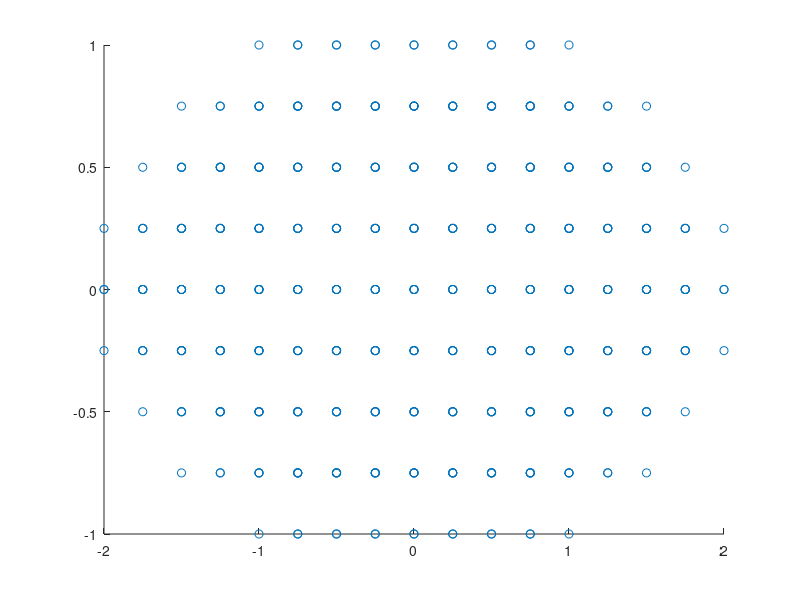

The MATLAB script that drew this image: (Note: this script raises an error after producing the figure.)
clear all 
clc
tic;
%% INPUTS
NELM=100;

%% MESH AND CONNECTIVITY MATRIX
h=1/4;

XG=zeros(NELM,4); 
YG=zeros(NELM,4);
Connec=zeros(NELM,4);
for n=1:NELM
    if n<=8
        Connec(n,1)=n;Connec(n,2)=n+1;Connec(n,3)=12+n;Connec(n,4)=11+n;        
        XG(n,1)=-5*h+n*h;XG(n,2)=-4*h+n*h;XG(n,3)=-4*h+n*h;XG(n,4)=-5*h+n*h; 
        YG(n,1)=-4*h;YG(n,2)=-4*h;YG(n,3)=-3*h;YG(n,4)=-3*h;
    elseif n<=20
        Connec(n,1)=n+1;Connec(n,2)=n+2;Connec(n,3)=16+n;Connec(n,4)=15+n;
        XG(n,1)=-7*h+(n-8)*h;XG(n,2)=-6*h+(n-8)*h;XG(n,3)=-6*h+(n-8)*h;XG(n,4)=-7*h+(n-8)*h;
        YG(n,1)=-3*h;YG(n,2)=-3*h;YG(n,3)=-2*h;YG(n,4)=-2*h;
    elseif n<=34
        Connec(n,1)=n+2;Connec(n,2)=n+3;Connec(n,3)=n+19;Connec(n,4)=n+18;
        XG(n,1)=-8*h+(n-20)*h;XG(n,2)=-7*h+(n-20)*h;XG(n,3)=-7*h+(n-20)*h;XG(n,4)=-8*h+(n-20)*h;
        YG(n,1)=-2*h;YG(n,2)=-2*h;YG(n,3)=-h;YG(n,4)=-h;
    elseif n<=50
        Connec(n,1)=n+3;Connec(n,2)=n+4;Connec(n,3)=n+21;Connec(n,4)=n+20;
        XG(n,1)=-9*h+(n-34)*h;XG(n,2)=-8*h+(n-34)*h;XG(n,3)=-8*h+(n-34)*h;XG(n,4)=-9*h+(n-34)*h;
        YG(n,1)=-h;YG(n,2)=-h;YG(n,3)=0;YG(n,4)=0;
    elseif n<=66
        Connec(n,1)=n+4;Connec(n,2)=n+5;Connec(n,3)=n+22;Connec(n,4)=n+21;
        XG(n,1)=-9*h+(n-50)*h;XG(n,2)=-8*h+(n-50)*h;XG(n,3)=-8*h+(n-50)*h;XG(n,4)=-9*h+(n-50)*h;
        YG(n,1)=0;YG(n,2)=0;YG(n,3)=h;YG(n,4)=h;
    elseif n<=80
        Connec(n,1)=n+6;Connec(n,2)=n+7;Connec(n,3)=n+23;Connec(n,4)=n+22;
        XG(n,1)=-8*h+(n-66)*h;XG(n,2)=-7*h+(n-66)*h;XG(n,3)=-7*h+(n-66)*h;XG(n,4)=-8*h+(n-66)*h;
        YG(n,1)=h;YG(n,2)=h;YG(n,3)=2*h;YG(n,4)=2*h;
    elseif n<=92
        Connec(n,1)=n+9;Connec(n,2)=n+10;Connec(n,3)=n+24;Connec(n,4)=n+23;
        XG(n,1)=-7*h+(n-80)*h;XG(n,2)=-6*h+(n-80)*h;XG(n,3)=-6*h+(n-80)*h;XG(n,4)=-7*h+(n-80)*h;
        YG(n,1)=2*h;YG(n,2)=2*h;YG(n,3)=3*h;YG(n,4)=3*h;
    else 
        Connec(n,1)=n+13;Connec(n,2)=n+14;Connec(n,3)=n+25;Connec(n,4)=n+24;
        XG(n,1)=-5*h+(n-92)*h;XG(n,2)=-4*h+(n-92)*h;XG(n,3)=-4*h+(n-92)*h;XG(n,4)=-5*h+(n-92)*h;
        YG(n,1)=3*h;YG(n,2)=3*h;YG(n,3)=4*h;YG(n,4)=4*h;
    end
end
Connec;
figure
scatter(XG,YG)

%fprintf('Connectivity Matrix and Meshing Done\n')
%toc;

%%  SHAPE FUNCTIONS   Partial wrt r      Partial wrt s
syms r s
N1=(1/4)*(1-r)*(1-s);  N1_r=diff(N1,r);  N1_s=diff(N1,s); 
N2=(1/4)*(1+r)*(1-s);  N2_r=diff(N2,r);  N2_s=diff(N2,s);
N3=(1/4)*(1+r)*(1+s);  N3_r=diff(N3,r);  N3_s=diff(N3,s);
N4=(1/4)*(1-r)*(1+s);  N4_r=diff(N4,r);  N4_s=diff(N4,s);
N_r=[N1_r,N2_r,N3_r,N4_r];  N_s=[N1_s,N2_s,N3_s,N4_s];  % Array of derivaties for easy access and reduced computational time
%% STIFFNESS MATRIX
K=zeros(125);

for n=1:NELM         %Del(phi)*Del(u) and PHI*U Two Integrands       
    for i=1:4
          for j=1:4
              x=XG(n,1)*N1+XG(n,2)*N2+XG(n,3)*N3+XG(n,4)*N4; y=YG(n,1)*N1+YG(n,2)*N2+YG(n,3)*N3+YG(n,4)*N4; %x and  y interms of r and s            
              dxdr=diff(x,r);dxds=diff(x,s);dydr=diff(y,r);dyds=diff(y,s);  % partial derivatives of x and y               
              Mat=[dxdr,dxds;   dydr,dyds];                                 % matrix with derivatives              
              J=det(Mat);                                                   %JACOBIAN
           
              drdx=(1/J)*dyds;dsdx=-(1/J)*dydr;          drdy=(-1/J)*dxds;dsdy=(1/J)*dxdr;    %INVERSE DERIVATIVES
              Integrand1=((N_r(i)*drdx+N_s(i)*dsdx)*(N_r(j)*drdx+N_s(j)*dsdx)+(N_r(i)*drdy+N_s(i)*dsdy)*(N_r(j)*drdy+N_s(j)*dsdy))*J;                        
              dum=(subs(Integrand1,[r,s],[-1/sqrt(3),-1/sqrt(3)])+subs(Integrand1,[r,s],[1/sqrt(3),-1/sqrt(3)])+subs(Integrand1,[r,s],[1/sqrt(3),1/sqrt(3)])+subs(Integrand1,[r,s],[-1/sqrt(3),1/sqrt(3)]));              
              K(Connec(n,i),Connec(n,j))=K(Connec(n,i),Connec(n,j))+dum;
               
          end 
    end 
end
    fprintf('\nGlobal Stiffness Matrix Done\n')
    toc
%% LOAD VECTOR
F=zeros(125,1);
for n=1:NELM
        x=XG(n,1)*N1+XG(n,2)*N2+XG(n,3)*N3+XG(n,4)*N4; y=YG(n,1)*N1+YG(n,2)*N2+YG(n,3)*N3+YG(n,4)*N4;
        dxdr=diff(x,r);dxds=diff(x,s);dydr=diff(y,r);dyds=diff(y,s);  % partial derivatives of x and y      
        Mat=[dxdr,dxds;   dydr,dyds];                                 % matrix with derivatives    
        J=det(Mat);                                                   %JACOBIAN     
        drdx=(1/J)*dyds ; dsdx=-(1/J)*dydr; drdy=(-1/J)*dxds; dsdy=(1/J)*dxdr;    %INVERSE DERIVATIVES
            
        FIntegrand_1=1000*N1*J;  dum1=(subs(FIntegrand_1,[r,s],[-1/sqrt(3),-1/sqrt(3)])+subs(FIntegrand_1,[r,s],[1/sqrt(3),-1/sqrt(3)])+subs(FIntegrand_1,[r,s],[1/sqrt(3),1/sqrt(3)])+subs(FIntegrand_1,[r,s],[-1/sqrt(3),1/sqrt(3)]));
        FIntegrand_2=1000*N2*J;  dum2=(subs(FIntegrand_2,[r,s],[-1/sqrt(3),-1/sqrt(3)])+subs(FIntegrand_2,[r,s],[1/sqrt(3),-1/sqrt(3)])+subs(FIntegrand_2,[r,s],[1/sqrt(3),1/sqrt(3)])+subs(FIntegrand_2,[r,s],[-1/sqrt(3),1/sqrt(3)]));
        FIntegrand_3=1000*N3*J;  dum3=(subs(FIntegrand_3,[r,s],[-1/sqrt(3),-1/sqrt(3)])+subs(FIntegrand_3,[r,s],[1/sqrt(3),-1/sqrt(3)])+subs(FIntegrand_3,[r,s],[1/sqrt(3),1/sqrt(3)])+subs(FIntegrand_3,[r,s],[-1/sqrt(3),1/sqrt(3)]));
        FIntegrand_4=1000*N4*J;  dum4=(subs(FIntegrand_4,[r,s],[-1/sqrt(3),-1/sqrt(3)])+subs(FIntegrand_4,[r,s],[1/sqrt(3),-1/sqrt(3)])+subs(FIntegrand_4,[r,s],[1/sqrt(3),1/sqrt(3)])+subs(FIntegrand_4,[r,s],[-1/sqrt(3),1/sqrt(3)]));
    F(Connec(n,1),1)=F(Connec(n,1),1)+dum1;
    F(Connec(n,2),1)=F(Connec(n,2),1)+dum2;
    F(Connec(n,3),1)=F(Connec(n,3),1)+dum3;
    F(Connec(n,4),1)=F(Connec(n,4),1)+dum4;
end
    fprintf('\nLoad Vector Done\n')
    toc

%% ESSENTIAL BOUNDARY CONDITIONS

BNodes=[1:12 20:24 36:39 53:55 71:73 87:90 102:106 114:125];
for i=1:size(BNodes,2)
    F(BNodes(i))=0;
    K(BNodes(i),:)=0;
    K(BNodes(i),BNodes(i))=1;
end
fprintf('\nBoundary Conditions Done\n')
toc
%% SOLVING THE EQUATIONS
d=inv(K)*F;
fprintf('\nInversion of Matrix Done\n')
toc



%% COORDINATES OF NODES
Xnodes=[XG(1:8,1)' XG(8,2) XG(9:20,1)' XG(20,2) XG(21:34,1)' XG(34,2) XG(35:50,1)' XG(50,2) XG(51:66,1)' XG(66,2) XG(51:66,4)' XG(66,3) XG(67:80,4)' XG(80,3) XG(81:92,4)' XG(92,3) XG(93:100,4)' XG(100,3)];
Ynodes=[YG(1:8,1)' YG(8,2) YG(9:20,1)' YG(20,2) YG(21:34,1)' YG(34,2) YG(35:50,1)' YG(50,2) YG(51:66,1)' YG(66,2) YG(51:66,4)' YG(66,3) YG(67:80,4)' YG(80,3) YG(81:92,4)' YG(92,3) YG(93:100,4)' YG(100,3)];





%%  POST PROCESSING
% figure
% scatter(Xnodes,Ynodes)


 n1=200;n2=100;
 [X,Y] = meshgrid(linspace(min(Xnodes),max(Xnodes),n1), linspace(min(Ynodes),max(Ynodes),n2));
 Z = griddata(Xnodes,Ynodes,d,X,Y);
% % Plot a graph.
 figure
 contourf(X,Y,Z,30,'LineColor', 'none');



 xv = linspace(min(Xnodes), max(Xnodes), numel(Xnodes));
 yv = linspace(min(Ynodes), max(Ynodes), numel(Ynodes));
 [Xm,Ym] = ndgrid(xv, yv);
 Zm = griddata(Xnodes, Ynodes, d, Xm, Ym);
 figure
 surf(Xm, Ym, Zm)
 grid


%% ERROR FUNCTION

syms r s
N1=(1/4)*(1-r)*(1-s);
N2=(1/4)*(1+r)*(1-s);
N3=(1/4)*(1+r)*(1+s);
N4=(1/4)*(1-r)*(1+s);

% Num_0=0;Den_0=0; Num_1=0;Den_1=0;
% for n=1:NELM
%    x=XG(n,1)*N1+XG(n,2)*N2+XG(n,3)*N3+XG(n,4)*N4; 
%    y=YG(n,1)*N1+YG(n,2)*N2+YG(n,3)*N3+YG(n,4)*N4; %x and  y interms of r and s
%    dxdr=diff(x,r);dxds=diff(x,s);dydr=diff(y,r);dyds=diff(y,s);  % partial derivatives of x and y 
%     Mat=[dxdr,dxds;   dydr,dyds];                                 % matrix with derivatives
%     J=det(Mat);                                                   %JACOBIAN
%    t_an=400*(1-x^2/4-y^2);                                                   
%    temp=d(Connec(n,1))*N1+d(Connec(n,2))*N2+d(Connec(n,3))*N3+d(Connec(n,4))*N4;
%      
%    tan_1=diff(t_an,r)*drdx+diff(t_an,s)*dsdx+diff(t_an,r)*drdy+diff(t_an,s)*dsdy;
%    temp_1=diff(temp,r)*drdx+diff(temp,s)*dsdx+diff(temp,r)*drdy+diff(temp,s)*dsdy;
% 
%     Num_0Int=((temp-t_an)^2)*J;  Num_1Int=((temp_1-tan_1)^2)*J;
%     Den_0Int=((t_an)^2)*J;       Den_1Int=(tan_1^2)*J;
%     
%     
% 
%     Num_0IntDone=subs(Num_0Int,[r,s],[-sqrt(1/3),-sqrt(1/3)])+subs(Num_0Int,[r,s],[sqrt(1/3),-sqrt(1/3)])+subs(Num_0Int,[r,s],[sqrt(1/3),sqrt(1/3)])+subs(Num_0Int,[r,s],[-sqrt(1/3),sqrt(1/3)]);
%     Den_0IntDone=subs(Den_0Int,[r,s],[-sqrt(1/3),-sqrt(1/3)])+subs(Den_0Int,[r,s],[sqrt(1/3),-sqrt(1/3)])+subs(Den_0Int,[r,s],[sqrt(1/3),sqrt(1/3)])+subs(Den_0Int,[r,s],[-sqrt(1/3),sqrt(1/3)]);
%     
%    Num_1IntDone=subs(Num_1Int,[r,s],[-sqrt(1/3),-sqrt(1/3)])+subs(Num_1Int,[r,s],[sqrt(1/3),-sqrt(1/3)])+subs(Num_1Int,[r,s],[sqrt(1/3),sqrt(1/3)])+subs(Num_1Int,[r,s],[-sqrt(1/3),sqrt(1/3)]);
%    Den_1IntDone=subs(Den_1Int,[r,s],[-sqrt(1/3),-sqrt(1/3)])+subs(Den_1Int,[r,s],[sqrt(1/3),-sqrt(1/3)])+subs(Den_1Int,[r,s],[sqrt(1/3),sqrt(1/3)])+subs(Den_1Int,[r,s],[-sqrt(1/3),sqrt(1/3)]);
% 
%    Num_0=Num_0+Num_0IntDone;
%    Den_0=Den_0+Den_0IntDone;
% 
%     Num_1=Num_1+Num_0IntDone+Num_1IntDone;
%     Den_1=Den_1+Den_0IntDone+Den_1IntDone;
% end
% 
% Err_0=vpa(Num_0/Den_0,3);
% Err_0=sqrt(Err_0)
% 
% Err_1=vpa(Num_1/Den_1,3);
% Err_1=sqrt(Err_1)

%% Partial Derivative
clc
%X derivatives
x=XG(50,1)*N1+XG(50,2)*N2+XG(50,3)*N3+XG(50,4)*N4; 
y=YG(50,1)*N1+YG(50,2)*N2+YG(50,3)*N3+YG(50,4)*N4;
dxdr=diff(x,r);dxds=diff(x,s);dydr=diff(y,r);dyds=diff(y,s);  % partial derivatives of x and y               
              Mat=[dxdr,dxds;   dydr,dyds];                                 % matrix with derivatives              
              J=det(Mat);                                                   %JACOBIAN
               drdx=(1/J)*dyds ; dsdx=-(1/J)*dydr; drdy=(-1/J)*dxds; dsdy=(1/J)*dxdr;    %INVERSE DERIVATIVES

U1=d(53)*N1+d(54)*N2+d(71)*N3+d(70)*N4;

DU1DX=vpa(subs(diff(U1,r)*drdx+diff(U1,s)*dsdx,[r,s],[1,1]),3)

x=XG(66,1)*N1+XG(66,2)*N2+XG(66,3)*N3+XG(66,4)*N4; 
y=YG(66,1)*N1+YG(66,2)*N2+YG(66,3)*N3+YG(66,4)*N4;
dxdr=diff(x,r);dxds=diff(x,s);dydr=diff(y,r);dyds=diff(y,s);  % partial derivatives of x and y               
              Mat=[dxdr,dxds;   dydr,dyds];                                 % matrix with derivatives              
              J=det(Mat);                                                   %JACOBIAN
               drdx=(1/J)*dyds ; dsdx=-(1/J)*dydr; drdy=(-1/J)*dxds; dsdy=(1/J)*dxdr;    %INVERSE DERIVATIVES


U2=d(70)*N1+d(71)*N2+d(88)*N3+d(87)*N4;

DU2DX=vpa(subs(diff(U2,r)*drdx+diff(U2,s)*dsdx,[r,s],[1,-1]),3)


%Y derivatives starts
x=XG(96,1)*N1+XG(96,2)*N2+XG(96,3)*N3+XG(96,4)*N4; 
y=YG(96,1)*N1+YG(96,2)*N2+YG(96,3)*N3+YG(96,4)*N4;
dxdr=diff(x,r);dxds=diff(x,s);dydr=diff(y,r);dyds=diff(y,s);  % partial derivatives of x and y               
              Mat=[dxdr,dxds;   dydr,dyds];                                 % matrix with derivatives              
              J=det(Mat);                                                   %JACOBIAN
               drdx=(1/J)*dyds ; dsdx=-(1/J)*dydr; drdy=(-1/J)*dxds; dsdy=(1/J)*dxdr;    %INVERSE DERIVATIVES

U1=d(109)*N1+d(110)*N2+d(120)*N3+d(119)*N4;

DU1DY=vpa(subs(diff(U1,r)*drdy+diff(U1,s)*dsdy,[r,s],[1,1]),3)

x=XG(97,1)*N1+XG(97,2)*N2+XG(97,3)*N3+XG(97,4)*N4; 
y=YG(97,1)*N1+YG(97,2)*N2+YG(97,3)*N3+YG(97,4)*N4;
dxdr=diff(x,r);dxds=diff(x,s);dydr=diff(y,r);dyds=diff(y,s);  % partial derivatives of x and y               
              Mat=[dxdr,dxds;   dydr,dyds];                                 % matrix with derivatives              
              J=det(Mat);                                                   %JACOBIAN
               drdx=(1/J)*dyds ; dsdx=-(1/J)*dydr; drdy=(-1/J)*dxds; dsdy=(1/J)*dxdr;    %INVERSE DERIVATIVES


U2=d(110)*N1+d(111)*N2+d(121)*N3+d(120)*N4;

DU2DY=vpa(subs(diff(U2,r)*drdy+diff(U2,s)*dsdy,[r,s],[-1,1]),3)



